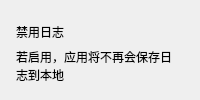
          <widget class="CardWidget" name="CardWidget_6">
           <property name="minimumSize">
            <size>
             <width>0</width>
             <height>70</height>
            </size>
           </property>
           <layout class="QHBoxLayout" name="horizontalLayout_6">
            <property name="leftMargin">
             <number>16</number>
            </property>
            <property name="topMargin">
             <number>16</number>
            </property>
            <property name="rightMargin">
             <number>16</number>
            </property>
            <property name="bottomMargin">
             <number>16</number>
            </property>
            <item>
             <layout class="QVBoxLayout" name="verticalLayout_16">
              <property name="spacing">
               <number>0</number>
              </property>
              <item>
               <widget class="StrongBodyLabel" name="StrongBodyLabel_11">
                <property name="sizePolicy">
                 <sizepolicy hsizetype="Expanding" vsizetype="Preferred">
                  <horstretch>0</horstretch>
                  <verstretch>0</verstretch>
                 </sizepolicy>
                </property>
                <property name="text">
                 <string>禁用日志</string>
                </property>
                <property name="wordWrap">
                 <bool>true</bool>
                </property>
               </widget>
              </item>
              <item>
               <widget class="CaptionLabel" name="CaptionLabel_10">
                <property name="text">
                 <string>若启用，应用将不再会保存日志到本地</string>
                </property>
                <property name="wordWrap">
                 <bool>true</bool>
                </property>
                <property name="lightColor" stdset="0">
                 <color alpha="150">
                  <red>0</red>
                  <green>0</green>
                  <blue>0</blue>
                 </color>
                </property>
                <property name="darkColor" stdset="0">
                 <color alpha="200">
                  <red>255</red>
                  <green>255</green>
                  <blue>255</blue>
                 </color>
                </property>
               </widget>
              </item>
             </layout>
            </item>
            <item>
             <widget class="SwitchButton" name="switch_disable_log">
              <property name="onText">
               <string>启用</string>
              </property>
              <property name="offText">
               <string>禁用</string>
              </property>
             </widget>
            </item>
           </layout>
          </widget>
